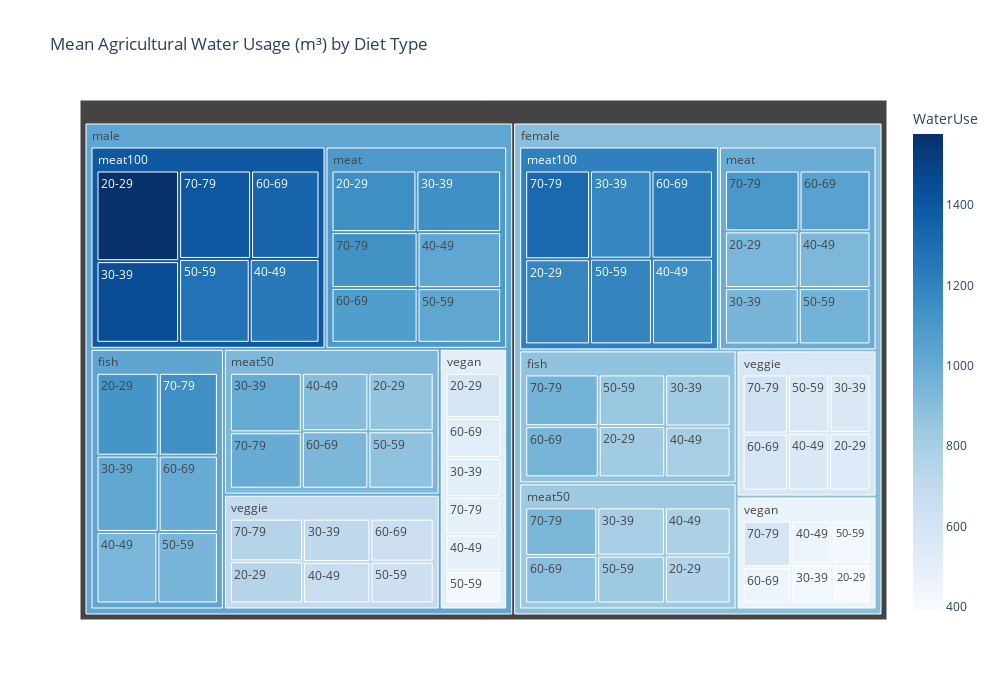

The notebook cell this image was saved under:
### Code cell
plot_treemap('WaterUse', 'Mean Agricultural Water Usage (m³) by Diet Type')

### Figure 1 — Plotly figure (JSON) as saved in the notebook; plotly's stock layout.template omitted (floating-point values rounded to 4 significant figures)
{"data": [{"branchvalues": "total", "customdata": [[825.2], [1118.0], [943.3], [1148.0], [1190.0], [1577.0], [765.3], [869.8], [391.7], [596.4], [554.6], [747.8], [820.0], [1024.0], [945.1], [1143.0], [1186.0], [1449.0], [803.9], [1001.0], [417.5], [515.3], [560.8], [708.8], [799.4], [942.0], [933.1], [1025.0], [1149.0], [1246.0], [784.5], [904.2], [460.2], [485.8], [557.1], [672.6], [853.8], [947.6], [959.4], [1029.0], [1197.0], [1278.0], [834.8], [878.6], [428.5], [421.9], [564.1], [636.2], [953.6], [999.7], [1051.0], [1077.0], [1235.0], [1335.0], [893.4], [935.7], [448.3], [524.6], [597.7], [650.7], [960.4], [1140.0], [1105.0], [1133.0], [1323.0], [1400.0], [939.1], [994.2], [597.7], [497.8], [618.8], [747.2], [872.1], [1033.0], [991.9], [1095.0], [1215.0], [1391.0], [839.2], [932.7], [466.3], [512.1], [576.6], [696.6], [899.0], [1026.0]], "domain": {"x": [0, 1], "y": [0, 1]}, "hovertemplate": "labels=%{label}<br>WaterUse_sum=%{value}<br>parent=%{parent}<br>id=%{id}<br>WaterUse=%{color}<extra></extra>", "ids": ["female/fish/20-29", "male/fish/20-29", "female/meat/20-29", "male/meat/20-29", "female/meat100/20-29", "male/meat100/20-29", "female/meat50/20-29", "male/meat50/20-29", "female/vegan/20-29", "male/vegan/20-29", "female/veggie/20-29", "male/veggie/20-29", "female/fish/30-39", "male/fish/30-39", "female/meat/30-39", "male/meat/30-39", "female/meat100/30-39", "male/meat100/30-39", "female/meat50/30-39", "male/meat50/30-39", "female/vegan/30-39", "male/vegan/30-39", "female/veggie/30-39", "male/veggie/30-39", "female/fish/40-49", "male/fish/40-49", "female/meat/40-49", "male/meat/40-49", "female/meat100/40-49", "male/meat100/40-49", "female/meat50/40-49", "male/meat50/40-49", "female/vegan/40-49", "male/vegan/40-49", "female/veggie/40-49", "male/veggie/40-49", "female/fish/50-59", "male/fish/50-59", "female/meat/50-59", "male/meat/50-59", "female/meat100/50-59", "male/meat100/50-59", "female/meat50/50-59", "male/meat50/50-59", "female/vegan/50-59", "male/vegan/50-59", "female/veggie/50-59", "male/veggie/50-59", "female/fish/60-69", "male/fish/60-69", "female/meat/60-69", "male/meat/60-69", "female/meat100/60-69", "male/meat100/60-69", "female/meat50/60-69", "male/meat50/60-69", "female/vegan/60-69", "male/vegan/60-69", "female/veggie/60-69", "male/veggie/60-69", "female/fish/70-79", "male/fish/70-79", "female/meat/70-79", "male/meat/70-79", "female/meat100/70-79", "male/meat100/70-79", "female/meat50/70-79", "male/meat50/70-79", "female/vegan/70-79", "male/vegan/70-79", "female/veggie/70-79", "male/veggie/70-79", "female/fish", "male/fish", "female/meat", "male/meat", "female/meat100", "male/meat100", "female/meat50", "male/meat50", "female/vegan", "male/vegan", "female/veggie", "male/veggie", "female", "male"], "labels": ["20-29", "20-29", "20-29", "20-29", "20-29", "20-29", "20-29", "20-29", "20-29", "20-29", "20-29", "20-29", "30-39", "30-39", "30-39", "30-39", "30-39", "30-39", "30-39", "30-39", "30-39", "30-39", "30-39", "30-39", "40-49", "40-49", "40-49", "40-49", "40-49", "40-49", "40-49", "40-49", "40-49", "40-49", "40-49", "40-49", "50-59", "50-59", "50-59", "50-59", "50-59", "50-59", "50-59", "50-59", "50-59", "50-59", "50-59", "50-59", "60-69", "60-69", "60-69", "60-69", "60-69", "60-69", "60-69", "60-69", "60-69", "60-69", "60-69", "60-69", "70-79", "70-79", "70-79", "70-79", "70-79", "70-79", "70-79", "70-79", "70-79", "70-79", "70-79", "70-79", "fish", "fish", "meat", "meat", "meat100", "meat100", "meat50", "meat50", "vegan", "vegan", "veggie", "veggie", "female", "male"], "marker": {"coloraxis": "coloraxis", "colors": [825.2, 1118.0, 943.3, 1148.0, 1190.0, 1577.0, 765.3, 869.8, 391.7, 596.4, 554.6, 747.8, 820.0, 1024.0, 945.1, 1143.0, 1186.0, 1449.0, 803.9, 1001.0, 417.5, 515.3, 560.8, 708.8, 799.4, 942.0, 933.1, 1025.0, 1149.0, 1246.0, 784.5, 904.2, 460.2, 485.8, 557.1, 672.6, 853.8, 947.6, 959.4, 1029.0, 1197.0, 1278.0, 834.8, 878.6, 428.5, 421.9, 564.1, 636.2, 953.6, 999.7, 1051.0, 1077.0, 1235.0, 1335.0, 893.4, 935.7, 448.3, 524.6, 597.7, 650.7, 960.4, 1140.0, 1105.0, 1133.0, 1323.0, 1400.0, 939.1, 994.2, 597.7, 497.8, 618.8, 747.2, 872.1, 1033.0, 991.9, 1095.0, 1215.0, 1391.0, 839.2, 932.7, 466.3, 512.1, 576.6, 696.6, 899.0, 1026.0]}, "name": "", "parents": ["female/fish", "male/fish", "female/meat", "male/meat", "female/meat100", "male/meat100", "female/meat50", "male/meat50", "female/vegan", "male/vegan", "female/veggie", "male/veggie", "female/fish", "male/fish", "female/meat", "male/meat", "female/meat100", "male/meat100", "female/meat50", "male/meat50", "female/vegan", "male/vegan", "female/veggie", "male/veggie", "female/fish", "male/fish", "female/meat", "male/meat", "female/meat100", "male/meat100", "female/meat50", "male/meat50", "female/vegan", "male/vegan", "female/veggie", "male/veggie", "female/fish", "male/fish", "female/meat", "male/meat", "female/meat100", "male/meat100", "female/meat50", "male/meat50", "female/vegan", "male/vegan", "female/veggie", "male/veggie", "female/fish", "male/fish", "female/meat", "male/meat", "female/meat100", "male/meat100", "female/meat50", "male/meat50", "female/vegan", "male/vegan", "female/veggie", "male/veggie", "female/fish", "male/fish", "female/meat", "male/meat", "female/meat100", "male/meat100", "female/meat50", "male/meat50", "female/vegan", "male/vegan", "female/veggie", "male/veggie", "female", "male", "female", "male", "female", "male", "female", "male", "female", "male", "female", "male", "", ""], "type": "treemap", "values": [746100.0, 1020000.0, 850000.0, 1046000.0, 1100000.0, 1473000.0, 701600.0, 809800.0, 360400.0, 548700.0, 522500.0, 703700.0, 744500.0, 935800.0, 842800.0, 1044000.0, 1081000.0, 1327000.0, 724300.0, 906600.0, 381000.0, 470000.0, 528500.0, 667200.0, 725200.0, 860300.0, 824700.0, 936900.0, 1042000.0, 1152000.0, 701800.0, 824300.0, 419900.0, 443000.0, 526100.0, 635400.0, 748700.0, 855100.0, 818800.0, 913200.0, 1057000.0, 1166000.0, 717500.0, 794400.0, 401700.0, 394800.0, 533900.0, 603700.0, 821400.0, 891900.0, 875000.0, 943500.0, 1079000.0, 1191000.0, 760400.0, 810200.0, 421100.0, 485400.0, 566700.0, 618900.0, 831000.0, 967200.0, 921100.0, 961200.0, 1147000.0, 1252000.0, 777100.0, 859900.0, 539200.0, 455600.0, 588300.0, 710400.0, 4617000.0, 5530000.0, 5132000.0, 5845000.0, 6506000.0, 7560000.0, 4383000.0, 5005000.0, 2523000.0, 2797000.0, 3266000.0, 3939000.0, 26430000.0, 30680000.0]}], "layout": {"coloraxis": {"colorbar": {"title": {"text": "WaterUse"}}, "colorscale": [[0, "rgb(247,251,255)"], [0.125, "rgb(222,235,247)"], [0.25, "rgb(198,219,239)"], [0.375, "rgb(158,202,225)"], [0.5, "rgb(107,174,214)"], [0.625, "rgb(66,146,198)"], [0.75, "rgb(33,113,181)"], [0.875, "rgb(8,81,156)"], [1, "rgb(8,48,107)"]]}, "height": 700, "legend": {"tracegroupgap": 0}, "title": {"text": "Mean Agricultural Water Usage (m³) by Diet Type"}, "width": 1000}}
